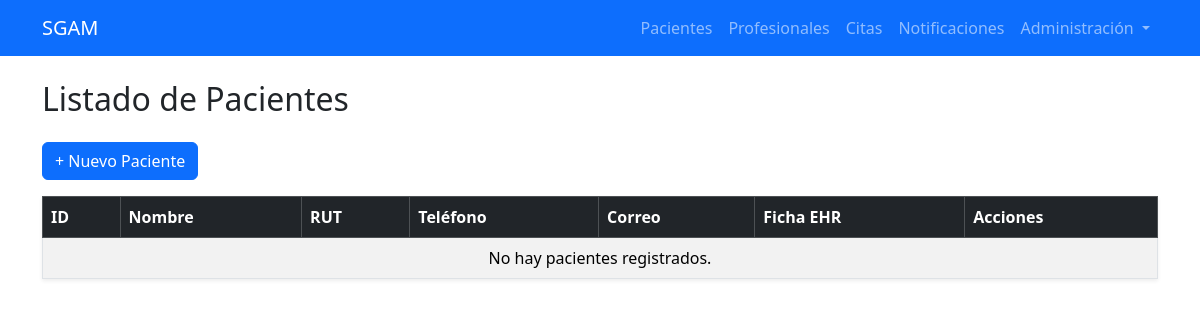
/pacientes/, run on an earlier commit of the app's database.
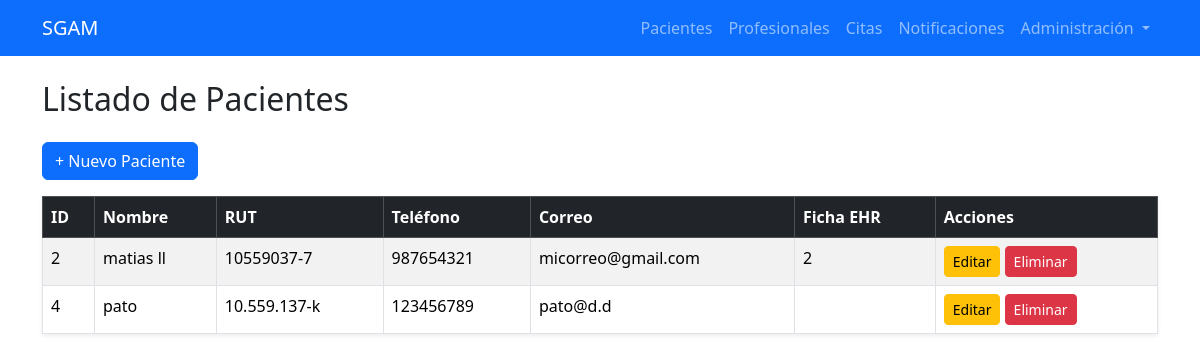
And on a later commit of the database.
### pacientes/models.py (models this page shows, shortened)
class Paciente(models.Model):
    nombre = models.CharField(max_length=150)
    rut = models.CharField(max_length=12, unique=True)
    telefono = models.CharField(max_length=20)
    correo = models.EmailField()
    ficha_ehr = models.CharField(max_length=50)

### pacientes/views.py (the view)
# urls.py: path('', views.listar_pacientes, name='listar_pacientes'),
def listar_pacientes(request):
    pacientes = Paciente.objects.all()
    return render(request, 'pacientes/listar_pacientes.html', {'pacientes': pacientes})

### templates/pacientes/listar_pacientes.html
{% extends 'base.html' %}
{% block content %}
<h2 class="mb-4">Listado de Pacientes</h2>
<a href="{% url 'crear_paciente' %}" class="btn btn-primary mb-3">+ Nuevo Paciente</a>
<table class="table table-bordered table-striped shadow-sm">
    <thead class="table-dark">
        <tr>
            <th>ID</th>
            <th>Nombre</th>
            <th>RUT</th>
            <th>Teléfono</th>
            <th>Correo</th>
            <th>Ficha EHR</th>
            <th>Acciones</th>
        </tr>
    </thead>
    <tbody>
        {% for p in pacientes %}
        <tr>
            <td>{{ p.id }}</td>
            <td>{{ p.nombre }}</td>
            <td>{{ p.rut }}</td>
            <td>{{ p.telefono }}</td>
            <td>{{ p.correo }}</td>
            <td>{{ p.ficha_ehr }}</td>
            <td>
                <a href="{% url 'editar_paciente' p.id %}" class="btn btn-sm btn-warning">Editar</a>
                <a href="{% url 'eliminar_paciente' p.id %}" class="btn btn-sm btn-danger">Eliminar</a>
            </td>
        </tr>
        {% empty %}
        <tr>
            <td colspan="7" class="text-center">No hay pacientes registrados.</td>
        </tr>
        {% endfor %}
    </tbody>
</table>
{% endblock %}

What changed in the data, as far as the page shows it:
added Paciente: id "2", nombre "matias ll", rut "10559037-7", telefono "987654321", correo "micorreo@gmail.com", ficha_ehr "2"
added Paciente: id "4", nombre "pato", rut "10.559.137-k", telefono "123456789", correo "pato@d.d"
Also different on the page:
text no longer shown: "No hay pacientes registrados."
